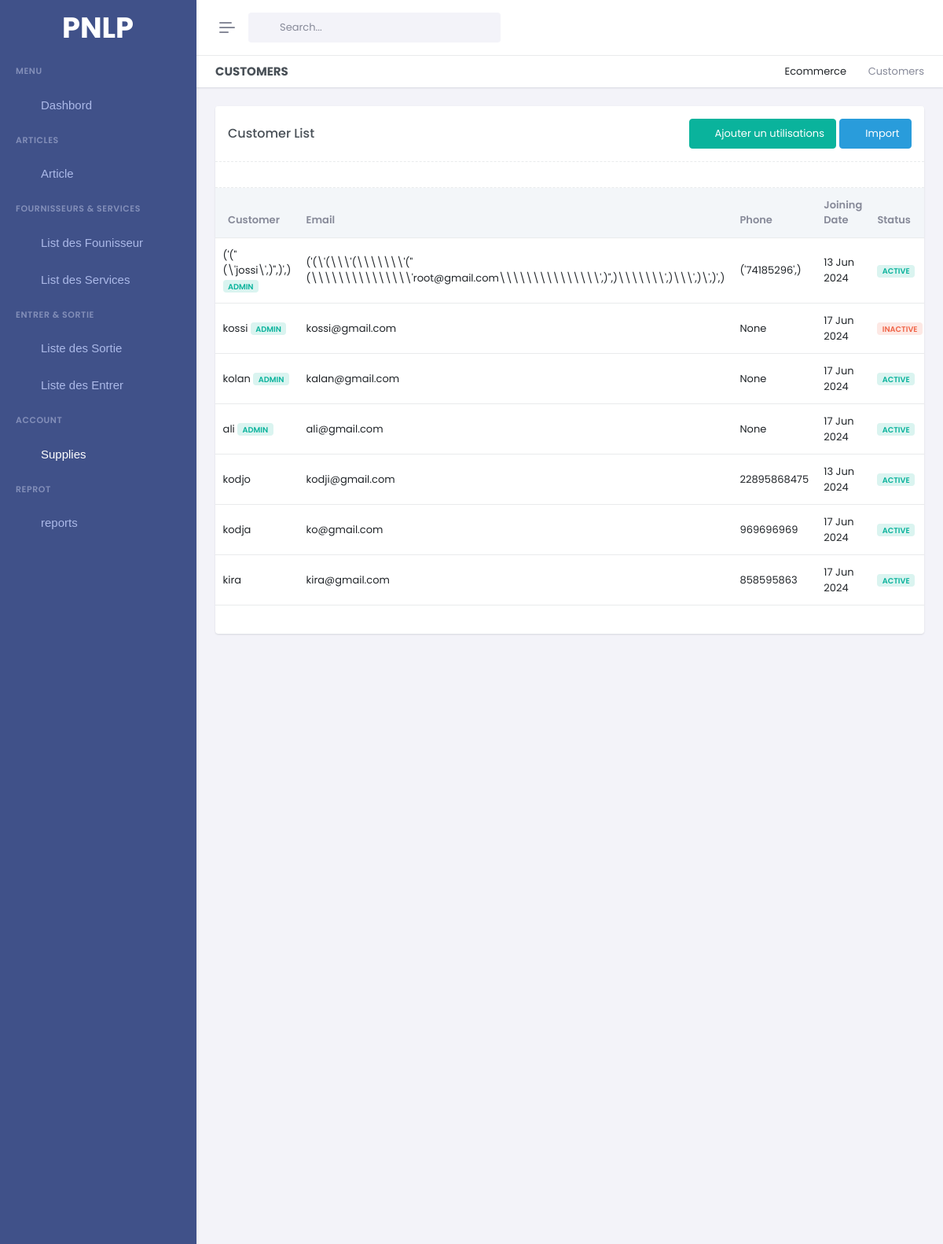
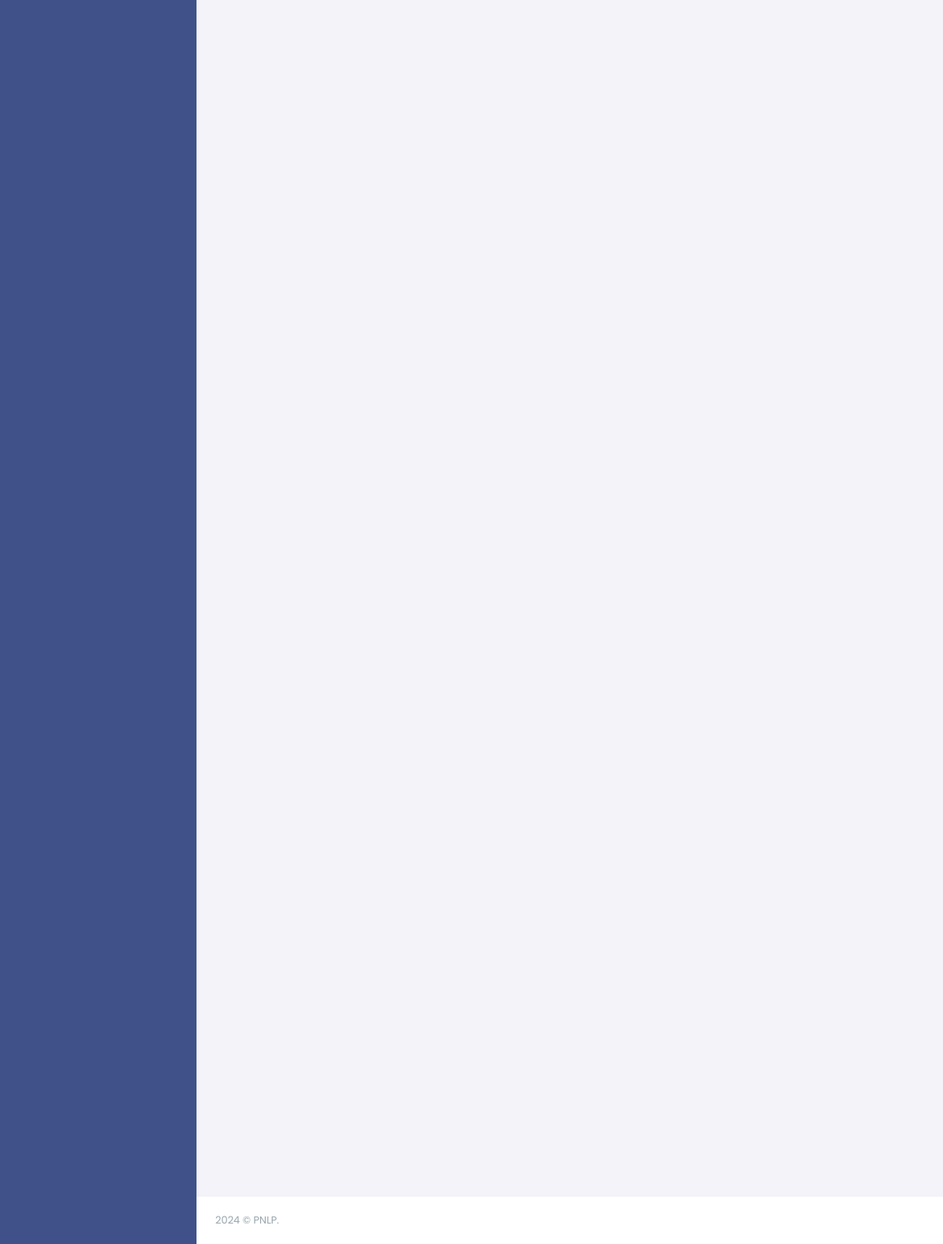
Screenshot of /suppliers/ with the database file from the repository (2 pictures, top to bottom).
### userauth/models.py (models this page shows, shortened)
class AdminProfile(models.Model):
    aid = ShortUUIDField(unique=True, max_length=20, primary_key=True,editable=False)
    user = models.OneToOneField(User, on_delete=models.CASCADE)
    active = models.BooleanField(default=True)

class User(AbstractUser):
    id= ShortUUIDField(unique=True, length=4, max_length= 20 ,prefix='', alphabet='1234567890',primary_key=True)
    email = models.EmailField(unique=True)
    username = models.CharField(max_length=60, unique=True)
    image= models.ImageField(default="./default_Profile.png")
    phone = models.CharField(max_length=200, blank=True, null=True)

class SupplierProfile(models.Model):
    sid = ShortUUIDField(unique=True, max_length=20, primary_key=True  , editable=False)
    user = models.OneToOneField(User, on_delete=models.CASCADE)
    active = models.BooleanField(default=True)

### gestion/views.py (the view)
# urls.py: path('suppliers/' ,Suppliers, name='suppliers'),
def Suppliers(request):
    user_id = request.GET.get('user_id')
    suppliers = SupplierProfile.objects.all()
    if user_id :
        user_profile = SupplierProfile.objects.get(user__id = user_id)
        user_profile.active != user_profile.active
    admin = AdminProfile.objects.all()
    all_user = list(admin)+list(suppliers)
    context = {
        'all_user':all_user,
        'admin':admin,
    }
    return render(request, 'pages/users/suppliers.html', context)

### gestion/context_processor.py (called while the page is built)
def is_admin(user):
    try:
        admin_profile = AdminProfile.objects.get(user=user)
        return True
    except AdminProfile.DoesNotExist:
        return False

### templates/pages/users/suppliers.html (shortened to what this page needs)
{% extends 'base/base.html' %}
{% load static %}
{% block 'content' %}
<div class="main-content">
    <div class="page-content">
        <div class="container-fluid">
            <div class="row">
                <div class="col-12">
                    <div class="page-title-box d-sm-flex align-items-center justify-content-between bg-galaxy-transparent">
                        <h4 class="mb-sm-0">Customers</h4>
                        <div class="page-title-right">
                            <ol class="breadcrumb m-0">
                                <li class="breadcrumb-item"><a href="javascript: void(0);">Ecommerce</a></li>
                                <li class="breadcrumb-item active">Customers</li>
                            </ol>
                        </div>
                    </div>
                </div>
            </div>
            <div class="row">
                <div class="col-lg-12">
                    <div class="card" id="customerList">
                        <div class="card-header border-bottom-dashed">
                            <div class="row g-4 align-items-center">
                                <div class="col-sm col-6">
                                    <div>
                                        <h5 class="card-title mb-0">Customer List</h5>
                                    </div>
                                </div>
                                <div class="col-sm-auto col-6">
                                    <div class="d-flex gap-1 flex-wrap">
                                      <button type="button" class="btn btn-success add-btn" data-bs-toggle="modal" id="create-btn"
                                        data-bs-target="#showModal">
                                        <i class="ri-add-line align-bottom me-1"></i> Ajouter un utilisations
                                      </button>
                                      <button type="button" class="btn btn-info">
                                        <i class="ri-file-download-line align-bottom me-1"></i>
                                        Import
                                      </button>
                                    </div>
                                  </div>
                            </div>
                        </div>
                        <div class="card-body border-bottom-dashed border-bottom">
                        </div>
                        <div class="card-body">
                            <div>
                                <div class="table-responsive table-card mb-1">
                                    <table class="table align-middle" id="customerTable">
                                        <thead class="table-light text-muted">
                                            <tr>
                                                <th  data-sort="customer_name">Customer</th>
                                                <th  data-sort="email">Email</th>
                                                <th  data-sort="phone">Phone</th>
                                                <th  data-sort="date">Joining Date</th>
                                                <th  data-sort="status">Status</th>
                                            </tr>
                                        </thead>
                                        <tbody class="list form-check-all">
                                            {% for supplier in all_user %}
                                            <tr>
                                                <td class="customer_name">{{supplier.user.username}}
                                                    {% if supplier in admin %}
                                                    <span class="badge bg-success-subtle text-success text-uppercase" style="border: none;">
                                                        Admin
                                                    </span>
                                                    {% endif %}
                                                     </td>
                                                <td class="email">{{supplier.user.email}}</td>
                                                <td class="phone">{{supplier.user.phone}}</td>
                                                <td class="date">{{supplier.user.date_joined|date:"d M Y" }}</td>
                                                <td class="status">
                                                    <form method="post" action="{% url 'toggle_supplier_status' %}" >
                                                        <button class="badge {% if supplier.active %} bg-success-subtle text-success {% else %} bg-danger-subtle text-danger {% endif %} text-uppercase" style="border: none;"      >
                                                            {% if supplier.active %}Active{% else %}Inactive{% endif %}
                                                        </button>
                                                    </form>
                                                </td>
                                            </tr>
                                            {% endfor %}
                                        </tbody>
                                    </table>
                                </div>
                            </div>
                        </div>
                    </div>
                </div>
            </div>
        </div>
    </div>
    <footer class="footer">
        <div class="container-fluid">
            <div class="row">
                <div class="col-sm-6">
                </div>
                <div class="col-sm-6">
                    <div class="text-sm-end d-none d-sm-block">
                    </div>
                </div>
            </div>
        </div>
    </footer>
</div>
{% endblock %}

### rows the page displays
AdminProfile: user.username "('(\"(\\'jossi\\',)\",)',)", shows "ADMIN", user.email "('(\\'(\\\\\\'(\\\\\\\\\\\\\\'(\"(\\\\\\\\\\\\\\\\\\\\\\\\\\\\\\'root@gmail.com\\\\\\\\\\\\\\\\\\\\\\\\\\\\\\',)\",)\\\\\\\\\\\\\\',)\\\\\\',)\\',)',)", user.phone "('74185296',)", user.date_joined "13 Jun 2024", active "ACTIVE"
AdminProfile: user.username "kossi", shows "ADMIN", user.email "kossi@gmail.com", user.phone "None", user.date_joined "17 Jun 2024", active "INACTIVE"
AdminProfile: user.username "kolan", shows "ADMIN", user.email "kalan@gmail.com", user.phone "None", user.date_joined "17 Jun 2024", active "ACTIVE"
AdminProfile: user.username "ali", shows "ADMIN", user.email "ali@gmail.com", user.phone "None", user.date_joined "17 Jun 2024", active "ACTIVE"
SupplierProfile: user.username "kodjo", user.email "kodji@gmail.com", user.phone "22895868475", user.date_joined "13 Jun 2024", active "ACTIVE"
SupplierProfile: user.username "kodja", user.email "ko@gmail.com", user.phone "969696969", user.date_joined "17 Jun 2024", active "ACTIVE"
SupplierProfile: user.username "kira", user.email "kira@gmail.com", user.phone "858595863", user.date_joined "17 Jun 2024", active "ACTIVE"
